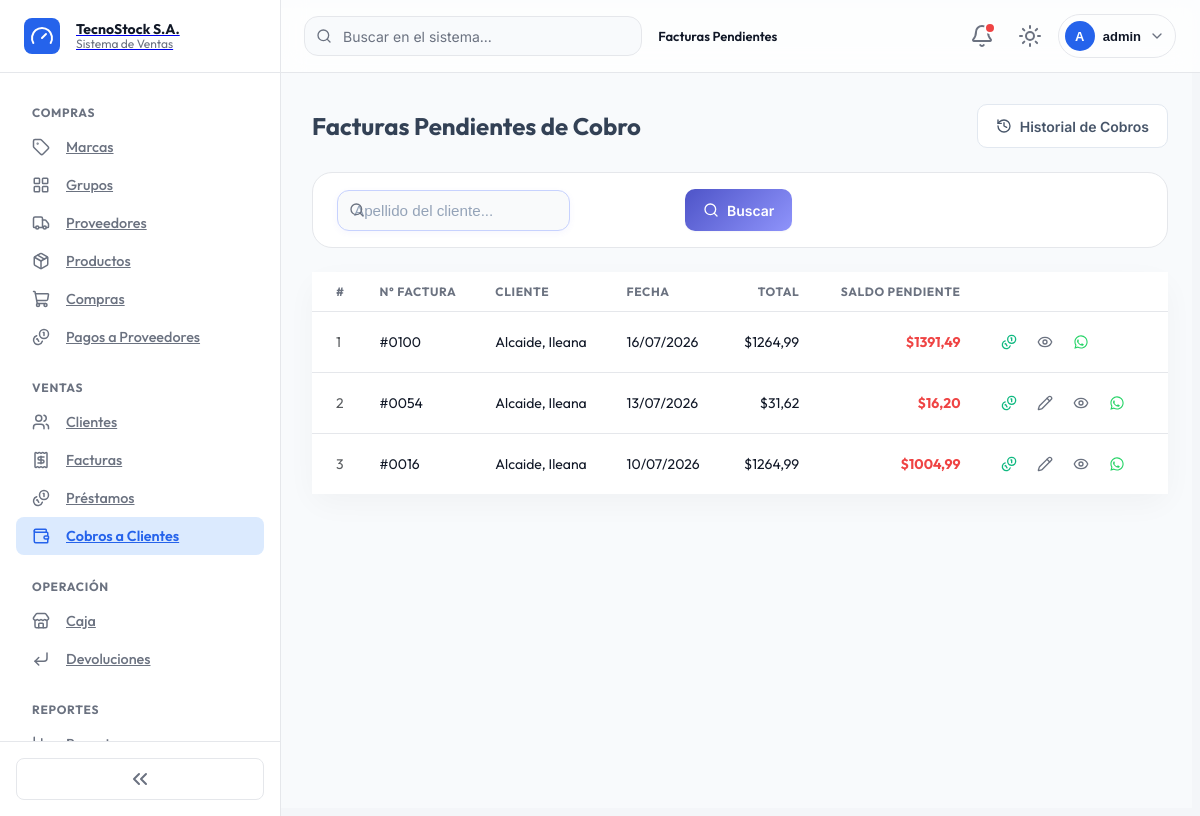
/cobros/pendientes/ (signed in), run on the app's committed database.
### billing/models.py (models this page shows, shortened)
class Invoice(models.Model):
    CONTADO = 'contado'
    CREDITO = 'credito'
    TIPO_PAGO_CHOICES = [
        (CONTADO, 'Contado'),
        (CREDITO, 'Crédito'),
    ]
    PENDIENTE = 'pendiente'
    PAGADA = 'pagada'
    ESTADO_CHOICES = [
        (PENDIENTE, 'Pendiente'),
        (PAGADA, 'Pagada'),
    ]
    EFECTIVO = 'efectivo'
    TARJETA = 'tarjeta'
    PAYPAL = 'paypal'
    FORMA_PAGO_CHOICES = [
        (EFECTIVO, 'Efectivo'),
        (TARJETA, 'Tarjeta'),
        (PAYPAL, 'PayPal'),
    ]
    customer = models.ForeignKey(Customer, on_delete=models.PROTECT, related_name='invoices', verbose_name='Cliente')
    invoice_date = models.DateTimeField(auto_now_add=True, verbose_name='Fecha')
    subtotal = models.DecimalField(max_digits=12, decimal_places=2, default=0, verbose_name='Subtotal')
    tax = models.DecimalField(max_digits=12, decimal_places=2, default=0, verbose_name='IVA')
    total = models.DecimalField(max_digits=12, decimal_places=2, default=0, verbose_name='Total')
    tipo_pago = models.CharField(
        max_length=10, choices=TIPO_PAGO_CHOICES, default=CONTADO, verbose_name='Tipo de pago'
    )
    forma_pago = models.CharField(
        max_length=15, choices=FORMA_PAGO_CHOICES, blank=True, null=True, verbose_name='Forma de pago'
    )
    saldo = models.DecimalField(
        max_digits=12, decimal_places=2, default=0, verbose_name='Saldo pendiente'
    )
    estado = models.CharField(
        max_length=10, choices=ESTADO_CHOICES, default=PAGADA, verbose_name='Estado'
    )
    is_active = models.BooleanField(default=True, verbose_name='Activo')
    meses_credito = models.PositiveSmallIntegerField(
        null=True, blank=True, verbose_name='Meses para diferir'
    )
    interes = models.DecimalField(
        max_digits=12, decimal_places=2, default=0, verbose_name='Interés'
    )
    monto_recibido = models.DecimalField(
        max_digits=12, decimal_places=2, null=True, blank=True, verbose_name='Monto recibido en efectivo'
    )
    tarjeta_titular = models.CharField(
        max_length=150, null=True, blank=True, verbose_name='Titular de la tarjeta'
    )
    tarjeta_cvv = models.CharField(
        max_length=4, null=True, blank=True, verbose_name='CVV/CVC'
    )
    tarjeta_expiracion = models.DateField(
        null=True, blank=True, verbose_name='Fecha de expiración de la tarjeta'
    )
    class Meta:
        verbose_name = 'Factura'
        verbose_name_plural = 'Facturas'
        ordering = ['-invoice_date']
        permissions = [
            ('access_invoice_module', 'Acceso al módulo de facturas'),
            ('export_pdf_invoice', 'Puede exportar facturas a PDF'),
            ('export_excel_invoice', 'Puede exportar facturas a Excel'),
            ('send_whatsapp_invoice', 'Puede enviar recordatorio de pago por WhatsApp'),
        ]
    MESES_CREDITO_MAX = 36
    INTERES_TIERS = [
        (3, Decimal('0.05')),
        (6, Decimal('0.10')),
        (12, Decimal('0.15')),
        (24, Decimal('0.20')),
        (36, Decimal('0.25')),
    ]
    @property
    def whatsapp_recordatorio_url(self):
        if not self.customer.phone:
            return None
        from urllib.parse import quote
        from configuracion.models import ConfiguracionSistema
        empresa = ConfiguracionSistema.get_solo().empresa_nombre
        mensaje = (
            f'Hola {self.customer.full_name}, te recordamos que tienes un pago pendiente '
            f'de ${self.saldo} correspondiente a la factura #{self.id:04d} de {empresa}. '
            f'Por favor realiza tu pago a la brevedad. ¡Gracias!'
        )
        return f'https://wa.me/{self.customer.phone.lstrip("+")}?text={quote(mensaje)}'

class Customer(models.Model):
    CONSUMIDOR_FINAL_DNI = '1700000001'
    CEDULA = 'cedula'
    RUC = 'ruc'
    PASAPORTE = 'pasaporte'
    TIPO_IDENTIFICACION_CHOICES = [
        (CEDULA, 'Cédula'),
        (RUC, 'RUC'),
        (PASAPORTE, 'Pasaporte'),
    ]
    tipo_identificacion = models.CharField(
        max_length=10, choices=TIPO_IDENTIFICACION_CHOICES, default=CEDULA, verbose_name='Tipo de identificación',
    )
    dni = models.CharField(max_length=20, unique=True, verbose_name='Cédula / RUC / Pasaporte')
    first_name = models.CharField(max_length=100, verbose_name='Nombres')
    last_name = models.CharField(max_length=100, verbose_name='Apellidos')
    email = models.EmailField(blank=True, null=True, verbose_name='Correo electrónico')
    phone = models.CharField(max_length=20, blank=True, null=True, verbose_name='Teléfono')
    address = models.TextField(blank=True, null=True, verbose_name='Dirección')
    is_active = models.BooleanField(default=True, verbose_name='Activo')
    created_at = models.DateTimeField(auto_now_add=True)
    updated_at = models.DateTimeField(auto_now=True)
    class Meta:
        verbose_name = 'Cliente'
        verbose_name_plural = 'Clientes'
        ordering = ['last_name', 'first_name']
        permissions = [
            ('access_customer_module', 'Acceso al módulo de clientes'),
            ('export_pdf_customer', 'Puede exportar clientes a PDF'),
            ('export_excel_customer', 'Puede exportar clientes a Excel'),
        ]
    def __str__(self): return f'{self.last_name}, {self.first_name}'
    @property
    def full_name(self): return f'{self.first_name} {self.last_name}'

### cobros/views.py (the view)
# urls.py: path('pendientes/', views.invoice_pending_list, name='invoice_pending_list'),
@permission_required_redirect('cobros.access_cobrofactura_module', '/')
def invoice_pending_list(request):
    query = request.GET.get('q', '')
    invoices = Invoice.objects.select_related('customer').filter(
        tipo_pago=Invoice.CREDITO, estado=Invoice.PENDIENTE, is_active=True
    )
    if query:
        invoices = invoices.filter(customer__last_name__icontains=query)
    paginator = Paginator(invoices, 10)
    page_obj = paginator.get_page(request.GET.get('page'))
    context = {
        'items': page_obj,
        'page_obj': page_obj,
        'page_range': get_page_range(page_obj),
        'extra_qs': build_extra_qs(request),
        'query': query,
    }
    return render(request, 'cobros/invoice_pending_list.html', context)

### cobros/templates/cobros/invoice_pending_list.html (shortened to what this page needs)
{% extends 'billing/base.html' %}
{% block breadcrumbs %}<span class="current">Facturas Pendientes</span>{% endblock %}
{% block content %}
<div class="list-header">
  <h2>Facturas Pendientes de Cobro</h2>
  <a href="{% url 'cobros:cobro_list' %}" class="btn btn-secondary"><i data-lucide="history"></i>Historial de Cobros</a>
</div>
<div class="list-toolbar">
  <form method="get" class="d-flex align-items-center gap-2 w-full">
    <div class="search-field">
      <input type="text" name="q" value="{{ query }}" class="form-control" placeholder="Apellido del cliente...">
    </div>
    <button type="submit" class="btn btn-primary"><i data-lucide="search"></i>Buscar</button>
  </form>
</div>
<div class="card">
  <div class="table-modern-wrap">
    <table class="table-modern">
      <thead>
        <tr><th>#</th><th>N° Factura</th><th>Cliente</th><th>Fecha</th><th class="text-end">Total</th><th class="text-end">Saldo Pendiente</th><th></th></tr>
      </thead>
      <tbody>
        {% for item in items %}
        <tr>
          <td class="text-muted">{{ page_obj.start_index|add:forloop.counter0 }}</td>
          <td>#{{ item.id|stringformat:"04d" }}</td>
          <td>{{ item.customer }}</td>
          <td>{{ item.invoice_date|date:"d/m/Y" }}</td>
          <td class="text-end">${{ item.total }}</td>
          <td class="text-end fw-bold text-danger">${{ item.saldo }}</td>
          <td>
            <div class="row-actions">
              <a href="{% url 'cobros:cobro_create' item.pk %}" class="row-action-btn icon-success" title="Registrar Cobro"><i data-lucide="coins"></i></a>
              {% with ultimo_cobro=item.cobros.first %}
                {% if ultimo_cobro and perms.cobros.change_cobrofactura %}
                  <a href="{% url 'cobros:cobro_update' ultimo_cobro.pk %}" class="row-action-btn" title="Editar el último cobro registrado"><i data-lucide="pencil"></i></a>
                {% endif %}
              {% endwith %}
              {% if perms.billing.view_invoice %}
                <a href="{% url 'billing:invoice_detail' item.pk %}" class="row-action-btn" title="Ver"><i data-lucide="eye"></i></a>
              {% endif %}
              {% if perms.billing.send_whatsapp_invoice and item.whatsapp_recordatorio_url %}
                <a href="{{ item.whatsapp_recordatorio_url }}" target="_blank" rel="noopener" class="row-action-btn text-whatsapp" title="Abre WhatsApp con un recordatorio de pago ya redactado">
                </a>
              {% endif %}
            </div>
          </td>
        </tr>
        {% empty %}
        <tr class="empty-row"><td colspan="7">No hay facturas pendientes de cobro</td></tr>
        {% endfor %}
      </tbody>
    </table>
  </div>
</div>
{% endblock %}

### billing/templates/billing/base.html (shortened to what this page needs)
{% load static %}
{% load security_tags %}
<!DOCTYPE html>
<html lang="es">
<head>
  <link href="https://cdn.jsdelivr.net/npm/bootstrap@5.3.0/dist/css/bootstrap-grid.min.css" rel="stylesheet">
  <link href="https://cdn.jsdelivr.net/npm/bootstrap@5.3.0/dist/css/bootstrap-utilities.min.css" rel="stylesheet">
  <link rel="stylesheet" href="{% static 'css/tokens.css' %}">
  <link rel="stylesheet" href="{% static 'css/dark-mode.css' %}">
  <link rel="stylesheet" href="{% static 'css/base.css' %}">
  <link rel="stylesheet" href="{% static 'css/layout.css' %}">
  <link rel="stylesheet" href="{% static 'css/sidebar.css' %}">
  <link rel="stylesheet" href="{% static 'css/header.css' %}">
  <link rel="stylesheet" href="{% static 'css/cards.css' %}">
  <link rel="stylesheet" href="{% static 'css/buttons.css' %}">
  <link rel="stylesheet" href="{% static 'css/badges.css' %}">
  <link rel="stylesheet" href="{% static 'css/forms.css' %}">
  <link rel="stylesheet" href="{% static 'css/tables.css' %}">
  <link rel="stylesheet" href="{% static 'css/modals.css' %}">
  <link rel="stylesheet" href="{% static 'css/dropdowns.css' %}">
  <link rel="stylesheet" href="{% static 'css/alerts.css' %}">
  <link rel="stylesheet" href="{% static 'css/dashboard.css' %}">
  <link rel="stylesheet" href="{% static 'css/animations.css' %}">
  <link rel="stylesheet" href="{% static 'css/utilities.css' %}">
  <link rel="stylesheet" href="{% static 'css/responsive.css' %}">
</head>
<body>
<div class="app-shell">
  <aside class="sidebar" id="sidebar">
    <a class="sidebar-brand" href="{% url 'home' %}">
      <span class="sidebar-brand-icon"><i data-lucide="gauge"></i></span>
      <span class="sidebar-brand-text">
        <strong>TecnoStock S.A.</strong>
        <span>Sistema de Ventas</span>
      </span>
    </a>
    <nav class="sidebar-nav">
      {% if user.is_authenticated %}
        {% if user|has_group:'Analista de Compras' or user|has_group:'Administrador' %}
        <div class="nav-group">
          <div class="nav-group-title">Compras</div>
          <div class="nav-group-items">
            <a class="nav-item-link{% if request.resolver_match.url_name == 'brand_list' %} active{% endif %}" href="{% url 'billing:brand_list' %}" data-label="Marcas"><i data-lucide="tag"></i><span class="nav-item-label">Marcas</span></a>
            <a class="nav-item-link" href="{% url 'billing:productgroup_list' %}" data-label="Grupos"><i data-lucide="layout-grid"></i><span class="nav-item-label">Grupos</span></a>
            <a class="nav-item-link" href="{% url 'billing:supplier_list' %}" data-label="Proveedores"><i data-lucide="truck"></i><span class="nav-item-label">Proveedores</span></a>
            <a class="nav-item-link" href="{% url 'billing:product_list' %}" data-label="Productos"><i data-lucide="package"></i><span class="nav-item-label">Productos</span></a>
            <a class="nav-item-link" href="{% url 'purchasing:purchase_list' %}" data-label="Compras"><i data-lucide="shopping-cart"></i><span class="nav-item-label">Compras</span></a>
            <a class="nav-item-link" href="{% url 'pagos:purchase_pending_list' %}" data-label="Pagos a Proveedores"><i data-lucide="coins"></i><span class="nav-item-label">Pagos a Proveedores</span></a>
          </div>
        </div>
        {% endif %}
        {% if user|has_group:'Vendedor' or user|has_group:'Administrador' %}
        <div class="nav-group">
          <div class="nav-group-title">Ventas</div>
          <div class="nav-group-items">
            <a class="nav-item-link" href="{% url 'billing:customer_list' %}" data-label="Clientes"><i data-lucide="users"></i><span class="nav-item-label">Clientes</span></a>
            <a class="nav-item-link" href="{% url 'billing:invoice_list' %}" data-label="Facturas"><i data-lucide="receipt"></i><span class="nav-item-label">Facturas</span></a>
            <a class="nav-item-link" href="{% url 'RRHumanos:prestamo_list' %}" data-label="Préstamos"><i data-lucide="coins"></i><span class="nav-item-label">Préstamos</span></a>
            <a class="nav-item-link{% if request.resolver_match.url_name == 'invoice_pending_list' %} active{% endif %}" href="{% url 'cobros:invoice_pending_list' %}" data-label="Cobros a Clientes"><i data-lucide="wallet"></i><span class="nav-item-label">Cobros a Clientes</span></a>
          </div>
        </div>
        {% endif %}
        {% if user|has_group:'Vendedor' or user|has_group:'Cajero' or user|has_group:'Administrador' %}
        <div class="nav-group">
          <div class="nav-group-title">Operación</div>
          <div class="nav-group-items">
            <a class="nav-item-link" href="{% url 'caja:caja_historial' %}" data-label="Caja"><i data-lucide="store"></i><span class="nav-item-label">Caja</span></a>
            <a class="nav-item-link{% if request.resolver_match.url_name == 'devolucion_list' %} active{% endif %}" href="{% url 'devoluciones:devolucion_list' %}" data-label="Devoluciones"><i data-lucide="corner-down-left"></i><span class="nav-item-label">Devoluciones</span></a>
          </div>
        </div>
        {% endif %}
        {% if user|has_group:'Administrador' or user|has_group:'Contador' %}
        <div class="nav-group">
          <div class="nav-group-title">Reportes</div>
          <div class="nav-group-items">
            <a class="nav-item-link" href="{% url 'reportes:reporte_index' %}" data-label="Reportes"><i data-lucide="bar-chart-3"></i><span class="nav-item-label"></span></a>
          </div>
        </div>
        {% endif %}
      {% endif %}
    </nav>
    <div class="sidebar-footer">
      <button type="button" class="sidebar-collapse-toggle" id="sidebarCollapseToggle" title="Colapsar/expandir menú">
        <i data-lucide="chevrons-left"></i>
      </button>
    </div>
  </aside>
  <div class="main-column">
    <header class="header">
      <div class="header-search">
        <input type="search" placeholder="Buscar en el sistema..." aria-label="Buscar">
      </div>
      <nav class="breadcrumbs">{% block breadcrumbs %}{% endblock %}</nav>
      <div class="header-actions">
        {% if user.is_authenticated %}
          {% include 'partials/notificaciones_dropdown.html' %}
          <button type="button" class="header-icon-btn" id="themeToggle" title="Cambiar tema" aria-label="Cambiar tema claro/oscuro">
            <i data-lucide="sun" class="icon-theme-light"></i>
          </button>
          <div class="dropdown">
            <button class="user-menu-trigger" type="button" data-bs-toggle="dropdown" aria-expanded="false">
              <span class="user-avatar">{{ user.username|slice:":1"|upper }}</span>
              <span class="user-name">{{ user.username }}</span>
              <i data-lucide="chevron-down" class="icon-sm icon-muted"></i>
            </button>
          </div>
        {% endif %}
      </div>
    </header>
    <main class="main-content">
      {% block content %}{% endblock %}
    </main>
  </div>
</div>
</body>
</html>

### data on the page
Invoice: start_index|add "1", id "0100", customer "Alcaide, Ileana", invoice_date "16/07/2026", total "1264,99", saldo "1391,49"
Invoice: start_index|add "2", id "0054", customer "Alcaide, Ileana", invoice_date "13/07/2026", total "31,62", saldo "16,20"
Invoice: start_index|add "3", id "0016", customer "Alcaide, Ileana", invoice_date "10/07/2026", total "1264,99", saldo "1004,99"

### other printed values
{{ user.username|slice:":1"|upper }} "A"
{{ user.username }} "admin"
